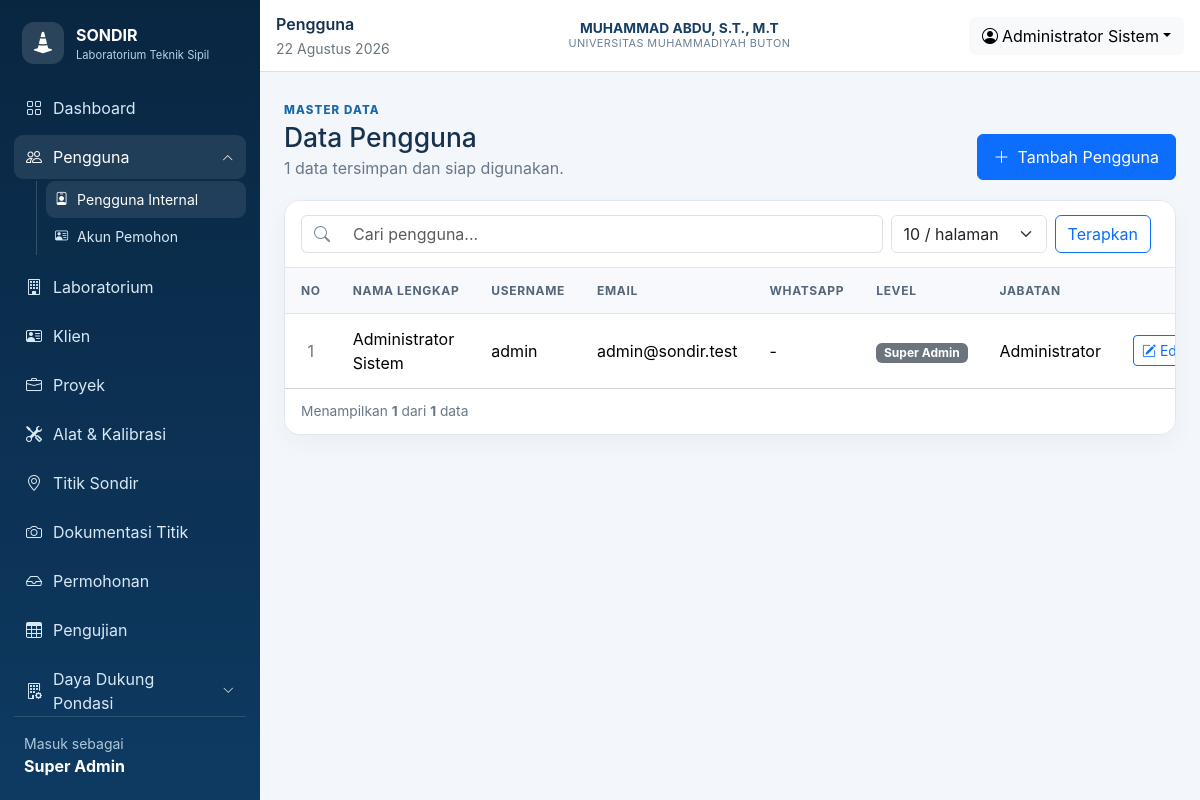
Screenshot of /users/index.php (signed in) with the database file from the repository.
### tables this page shows
CREATE TABLE users (
 id INT AUTO_INCREMENT PRIMARY KEY,nama_lengkap VARCHAR(150) NOT NULL,username VARCHAR(100) NOT NULL UNIQUE,email VARCHAR(150) UNIQUE,whatsapp VARCHAR(30),password VARCHAR(255) NOT NULL,
 level ENUM('super_admin','admin_lab','operator','pemeriksa') NOT NULL,jabatan VARCHAR(150),nomor_identitas VARCHAR(100),foto VARCHAR(255),tanda_tangan VARCHAR(255),
 status ENUM('aktif','tidak_aktif') DEFAULT 'aktif',last_login DATETIME NULL,created_at TIMESTAMP DEFAULT CURRENT_TIMESTAMP,updated_at DATETIME NULL
);

### users/index.php (called while the page is built)
<?php $entity='users'; require dirname(__DIR__).'/includes/crud.php';

### config/auth.php (called while the page is built, shortened)
<?php
function can(array|string $roles): bool { return !empty($_SESSION['user']) && in_array($_SESSION['user']['level'],(array)$roles,true); }

### includes/crud.php (the view, shortened to what this page needs)
<?php
require_once dirname(__DIR__).'/config/bootstrap.php'; require_login();
$definitions=[
'klien'=>['title'=>'Klien','table'=>'klien','roles'=>['super_admin','admin_lab'],'columns'=>['kode_klien'=>'Kode','nama_klien'=>'Nama klien','nama_perusahaan'=>'Perusahaan','nama_kontak'=>'Kontak','whatsapp'=>'WhatsApp','email'=>'Email','alamat'=>'Alamat','kabupaten'=>'Kabupaten/Kota','provinsi'=>'Provinsi','npwp'=>'NPWP','catatan'=>'Catatan'],'required'=>['nama_klien'],'code'=>['kode_klien','KL-']],
'alat'=>['title'=>'Alat Sondir','table'=>'alat_sondir','roles'=>['super_admin'],'columns'=>['kode_alat'=>'Kode alat','nama_alat'=>'Nama alat','jenis_alat'=>'Jenis alat','merek'=>'Merek','model'=>'Model','nomor_seri'=>'Nomor seri','kapasitas_maksimum'=>'Kapasitas maksimum','satuan_kapasitas'=>'Satuan kapasitas','diameter_piston'=>'Diameter piston (cm)','diameter_konus'=>'Diameter konus (cm)','diameter_selimut'=>'Diameter selimut (cm)','panjang_selimut_geser'=>'Panjang selimut geser (cm)','luas_piston'=>'Luas piston Api (cm²)','luas_konus'=>'Luas konus Ac (cm²)','luas_selimut'=>'Luas selimut As (cm²)','faktor_kalibrasi_konus'=>'Faktor kalibrasi konus','faktor_kalibrasi_total'=>'Faktor kalibrasi total','interval_standar'=>'Interval standar (m)','nomor_sertifikat'=>'Nomor sertifikat','tanggal_kalibrasi'=>'Tanggal kalibrasi','tanggal_kedaluwarsa'=>'Tanggal kedaluwarsa','lembaga_kalibrasi'=>'Lembaga kalibrasi','kondisi'=>'Kondisi alat','status'=>'Status','catatan'=>'Catatan'],'required'=>['nama_alat','diameter_piston','diameter_konus','diameter_selimut','panjang_selimut_geser','luas_piston','luas_konus','luas_selimut'],'code'=>['kode_alat','ALT-'],'select'=>['jenis_alat'=>['Konus ganda mekanis','Konus tunggal mekanis'],'satuan_kapasitas'=>['kPa/100','kPa','MPa','kg/cm²'],'status'=>['aktif','tidak_aktif','perbaikan']],'numeric'=>['kapasitas_maksimum','diameter_piston','diameter_konus','diameter_selimut','panjang_selimut_geser','luas_piston','luas_konus','luas_selimut','faktor_kalibrasi_konus','faktor_kalibrasi_total','interval_standar'],'dates'=>['tanggal_kalibrasi','tanggal_kedaluwarsa']],
'users'=>['title'=>'Pengguna','table'=>'users','roles'=>['super_admin'],'columns'=>['nama_lengkap'=>'Nama lengkap','username'=>'Username','email'=>'Email','whatsapp'=>'WhatsApp','level'=>'Level','jabatan'=>'Jabatan','nomor_identitas'=>'Nomor identitas','status'=>'Status'],'required'=>['nama_lengkap','username','level'],'select'=>['level'=>['super_admin','admin_lab','operator','pemeriksa'],'status'=>['aktif','tidak_aktif']],'password'=>true],
];
$def=$definitions[$entity]??null;if(!$def){http_response_code(404);exit('Modul tidak ditemukan');}
$canEdit=can($def['roles']); $id=(int)($_GET['id']??0);
$search=trim($_GET['q']??'');$page=max(1,(int)($_GET['page']??1));$requestedPer=(int)($_GET['per']??10);$per=in_array($requestedPer,[10,25,50,100],true)?$requestedPer:10;
$searchCols=array_slice(array_keys($def['columns']),0,4);$where='';$args=[];if($search!==''){$where=' WHERE '.implode(' OR ',array_map(fn($c)=>"$c LIKE ?",$searchCols));$args=array_fill(0,count($searchCols),"%$search%");}
$q=$pdo->prepare("SELECT COUNT(*) FROM {$def['table']}$where");$q->execute($args);$total=(int)$q->fetchColumn();$offset=($page-1)*$per;
$q=$pdo->prepare("SELECT * FROM {$def['table']}$where ORDER BY id DESC LIMIT $per OFFSET $offset");$q->execute($args);$rows=$q->fetchAll();
$pageTitle=$def['title'];require APP_ROOT.'/includes/header.php';
?>
<div class="page-heading">
  <div><span class="eyebrow">Master Data</span><h2>Data <?=e($def['title'])?></h2><p><?=$total?> data tersimpan dan siap digunakan.</p></div>
  <?php if($canEdit):?><button class="btn btn-primary btn-action" data-bs-toggle="modal" data-bs-target="#formModal"><i class="bi bi-plus-lg"></i><span>Tambah <?=e($def['title'])?></span></button><?php endif;?>
</div>
<div class="card data-card">
  <div class="toolbar">
    <form class="row g-2 align-items-center w-100">
      <div class="col"><div class="input-group"><span class="input-group-text"><i class="bi bi-search"></i></span><input class="form-control" name="q" value="<?=e($search)?>" placeholder="Cari <?=strtolower(e($def['title']))?>..."></div></div>
      <div class="col-auto"><select class="form-select" name="per" onchange="this.form.submit()" aria-label="Jumlah data per halaman"><?php foreach([10,25,50,100] as $n):?><option value="<?=$n?>" <?=$per===$n?'selected':''?>><?=$n?> / halaman</option><?php endforeach;?></select></div>
      <div class="col-auto"><button class="btn btn-outline-primary">Terapkan</button></div>
    </form>
  </div>
  <div class="table-responsive"><table class="table table-hover align-middle mb-0"><thead><tr><th class="text-center" style="width:64px">No</th><?php foreach(array_slice($def['columns'],0,6,true) as $label):?><th><?=e($label)?></th><?php endforeach;?><th class="text-end">Aksi</th></tr></thead><tbody>
  <?php foreach($rows as $i=>$r):?><tr><td class="text-center text-secondary"><?=$offset+$i+1?></td><?php foreach(array_slice($def['columns'],0,6,true) as $field=>$label):?><td><?=str_contains($field,'status')||$field==='level'?status_badge($r[$field]):e($r[$field]?:'-')?></td><?php endforeach;?><td class="text-end text-nowrap"><a class="btn btn-sm btn-outline-primary" href="?id=<?=$r['id']?>" title="Edit"><i class="bi bi-pencil-square"></i><span class="d-none d-xl-inline ms-1">Edit</span></a><?php if($canEdit):?> <?=csrf_field()?><?=$r['id']?><?php endif;?></td></tr><?php endforeach;?></tbody></table></div>
  <div class="card-footer list-footer"><span>Menampilkan <strong><?=count($rows)?></strong> dari <strong><?=$total?></strong> data</span><?=paginate($total,$page,$per)?></div>
</div>
<?php require APP_ROOT.'/includes/footer.php';

### includes/header.php (shortened to what this page needs)
<?php $pageTitle=$pageTitle??APP_NAME; ?>
<!doctype html><html lang="id"><head>
<link href="https://cdn.jsdelivr.net/npm/bootstrap@5.3.3/dist/css/bootstrap.min.css" rel="stylesheet">
<link href="https://cdn.jsdelivr.net/npm/bootstrap-icons@1.11.3/font/bootstrap-icons.min.css" rel="stylesheet">
<link href="<?=url('assets/css/style.css')?>?v=<?=filemtime(APP_ROOT.'/assets/css/style.css')?>" rel="stylesheet">
<link href="<?=url('assets/css/owner.css')?>?v=<?=filemtime(APP_ROOT.'/assets/css/owner.css')?>" rel="stylesheet">
</head><body>
<?php if(!empty($_SESSION['user'])): ?>
<?php require APP_ROOT.'/includes/sidebar.php'; ?>
<main class="app-main"><nav class="navbar bg-white border-bottom sticky-top px-3">
<div><div class="fw-semibold"><?=e($pageTitle)?></div><small class="text-secondary"><?=tanggal_id(date('Y-m-d'))?></small></div>
<div class="page-owner-identity"><strong><?=e(APP_OWNER_NAME)?></strong><small><?=e(APP_OWNER_UNIVERSITY)?></small></div>
<div class="dropdown"><button class="btn btn-light dropdown-toggle" data-bs-toggle="dropdown"><i class="bi bi-person-circle me-1"></i><?=e($_SESSION['user']['nama_lengkap'])?></button>
</div>
</nav><div class="container-fluid p-3 p-lg-4">
<?php else: ?><main><?php endif; ?>

### includes/sidebar.php (shortened to what this page needs)
<aside class="sidebar" id="sidebar">
<div class="brand"><span class="brand-mark"><i class="bi bi-cone-striped"></i></span><span><strong>SONDIR</strong><small>Laboratorium Teknik Sipil</small></span></div>
<nav class="nav flex-column">
<a href="<?=url('dashboard.php')?>"><i class="bi bi-grid"></i>Dashboard</a>
<?php $userScript=$_SERVER['SCRIPT_NAME']??'';$userMenuOpen=str_contains($userScript,'/users/'); ?>
<?php if(can(['super_admin','admin_lab'])):?><details class="sidebar-menu-group" <?=$userMenuOpen?'open':''?>>
<summary><i class="bi bi-people"></i><span>Pengguna</span><i class="bi bi-chevron-down sidebar-menu-chevron"></i></summary>
<div class="sidebar-submenu">
<?php if(can('super_admin')):?><a class="<?=str_ends_with($userScript,'/users/index.php')?'active':''?>" href="<?=url('users/index.php')?>"><i class="bi bi-person-badge"></i>Pengguna Internal</a><?php endif;?>
<a class="<?=str_ends_with($userScript,'/users/pemohon.php')?'active':''?>" href="<?=url('users/pemohon.php')?>"><i class="bi bi-person-vcard"></i>Akun Pemohon</a>
</div></details><?php endif;?>
<?php if(can('super_admin')):?><a href="<?=url('laboratorium/index.php')?>"><i class="bi bi-building"></i>Laboratorium</a><?php endif;?>
<a href="<?=url('klien/index.php')?>"><i class="bi bi-person-vcard"></i>Klien</a>
<a href="<?=url('proyek/index.php')?>"><i class="bi bi-briefcase"></i>Proyek</a>
<a href="<?=url('alat/index.php')?>"><i class="bi bi-tools"></i>Alat & Kalibrasi</a>
<a href="<?=url('titik-sondir/index.php')?>"><i class="bi bi-geo-alt"></i>Titik Sondir</a>
<a href="<?=url('dokumentasi/index.php')?>"><i class="bi bi-camera"></i>Dokumentasi Titik</a>
<?php if(can(['super_admin','admin_lab'])):?><a href="<?=url('permohonan/admin.php')?>"><i class="bi bi-inbox"></i>Permohonan</a><?php endif;?>
<a href="<?=url('pengujian/index.php')?>"><i class="bi bi-table"></i>Pengujian</a>
<?php $foundationScript=$_SERVER['SCRIPT_NAME']??'';$foundationMenuOpen=str_contains($foundationScript,'/daya-dukung/'); ?>
<details class="sidebar-menu-group" <?=$foundationMenuOpen?'open':''?>>
<summary><i class="bi bi-building-gear"></i><span>Daya Dukung Pondasi</span><i class="bi bi-chevron-down sidebar-menu-chevron"></i></summary>
</details>
</nav><div class="sidebar-user"><small>Masuk sebagai</small><strong><?=e(ucwords(str_replace('_',' ',$_SESSION['user']['level'])))?></strong></div>
</aside>

### includes/functions.php (shortened to what this page needs)
<?php
function e(mixed $value): string { return htmlspecialchars((string) $value, ENT_QUOTES, 'UTF-8'); }
function url(string $path = ''): string { return BASE_URL . '/' . ltrim($path, '/'); }
function tanggal_id(?string $date, bool $withTime = false): string {
    $bulan = [1=>'Januari','Februari','Maret','April','Mei','Juni','Juli','Agustus','September','Oktober','November','Desember'];
    $d = new DateTime($date);
    return $d->format('d') . ' ' . $bulan[(int)$d->format('n')] . ' ' . $d->format('Y') . ($withTime ? ' ' . $d->format('H:i') : '');
}
function status_badge(string $status): string {
    $map = ['draft'=>'secondary','sedang_diuji'=>'primary','menunggu_pemeriksaan'=>'warning','perlu_revisi'=>'danger','disetujui'=>'success','diterbitkan'=>'info','dibatalkan'=>'dark','aktif'=>'success','tidak_aktif'=>'secondary'];
    return '<span class="badge text-bg-' . ($map[$status] ?? 'secondary') . '">' . e(ucwords(str_replace('_',' ',$status))) . '</span>';
}

### includes/footer.php (shortened to what this page needs)
</div></main>
</body></html>

### assets/css/style.css (style rules this page uses)
:root { --navy:#0b2948;--blue:#1769aa;--sky:#e9f4ff;--line:#dfe7ef;--muted:#68788a }
* { box-sizing:border-box }
body { background:#f3f6fa;color:#16324f;font-family:Inter,system-ui,-apple-system,"Segoe UI",sans-serif }
.sidebar { position:fixed;inset:0 auto 0 0;width:260px;background:linear-gradient(180deg,#092641,#0e3a62);color:#fff;padding:22px 14px;z-index:1040;display:flex;flex-direction:column }
.brand { display:flex;align-items:center;gap:12px;padding:0 8px 22px }
.brand-mark { width:42px;height:42px;border-radius:12px;background:#fff2;display:grid;place-items:center;font-size:1.4rem }
.brand small { display:block;color:#b9d1e5;font-size:.7rem }
.sidebar nav { gap:5px }
.sidebar nav a { color:#d9e8f5;text-decoration:none;padding:10px 12px;border-radius:9px;display:flex;align-items:center;gap:11px }
.sidebar nav a:hover,.sidebar nav a.active { background:#ffffff18;color:white }
.sidebar-user { margin-top:auto;border-top:1px solid #ffffff20;padding:16px 10px 0;display:flex;flex-direction:column }
.sidebar-user small { color:#adc7da }
.app-main { margin-left:260px;min-height:100vh }
.app-main>.navbar { min-height:72px }
.page-owner-identity { margin:auto;text-align:center;line-height:1.15;padding:0 12px }
.page-owner-identity strong,.page-owner-identity small { display:block }
.page-owner-identity strong { font-size:.86rem;color:#163f65 }
.page-owner-identity small { font-size:.68rem;color:#6b7f92;letter-spacing:.04em }
.card { border:1px solid var(--line);border-radius:16px;box-shadow:0 8px 24px rgba(15,41,68,.04) }
.page-heading { display:flex;justify-content:space-between;align-items:flex-end;gap:16px;margin-bottom:20px }
.page-heading h2 { font-size:1.65rem;margin:.15rem 0 }
.page-heading p { margin:0;color:var(--muted) }
.eyebrow { color:var(--blue);font-size:.72rem;font-weight:800;text-transform:uppercase;letter-spacing:.1em }
.btn-action { display:flex;align-items:center;gap:8px;padding:.65rem 1rem }
.data-card { overflow:hidden }
.toolbar { padding:14px 16px;border-bottom:1px solid var(--line);background:#fff }
.toolbar .input-group-text { background:white;border-right:0;color:#789 }
.toolbar .input-group .form-control { border-left:0 }
.table>:not(caption)>*>* { padding:.82rem 1rem;vertical-align:middle }
.table thead th { background:#f7f9fc;color:#53667a;font-size:.75rem;text-transform:uppercase;letter-spacing:.055em;white-space:nowrap;border-bottom-color:var(--line) }
.table tbody tr:last-child td { border-bottom:0 }
.list-footer { display:flex;align-items:center;justify-content:space-between;gap:12px;background:white;color:var(--muted);font-size:.86rem;padding:12px 16px }
.sidebar nav { min-height:0;overflow-y:auto;overflow-x:hidden;flex-wrap:nowrap;scrollbar-width:thin }
.sidebar-user { flex-shrink:0 }
.sidebar-menu-group { margin:0;border:0 }
.sidebar-menu-group summary { list-style:none;color:#d9e8f5;padding:10px 12px;border-radius:9px;display:flex;align-items:center;gap:11px;cursor:pointer;user-select:none }
.sidebar-menu-group summary:hover,.sidebar-menu-group[open] summary { background:#ffffff18;color:#fff }
.sidebar-menu-group summary>i:first-child { width:16px }
.sidebar-menu-chevron { margin-left:auto;font-size:.72rem;transition:transform .18s }
.sidebar-menu-group[open] .sidebar-menu-chevron { transform:rotate(180deg) }
.sidebar-submenu { margin:2px 0 5px 22px;padding-left:9px;border-left:1px solid #ffffff2b }
.sidebar .sidebar-submenu a { padding:8px 9px;font-size:.88rem;gap:9px }
.sidebar .sidebar-submenu a i { font-size:.82rem }

### assets/css/owner.css (style rules this page uses)
.page-owner-identity { flex: 0 1 390px; }

### rows the page displays
users: i "1", nama_lengkap "Administrator Sistem", username "admin", email "admin@sondir.test", whatsapp "-", level "Super Admin", jabatan "Administrator"

### other values shown
str_replace('_',' ',$_SESSION['user']['level']) "Super Admin"
$pageTitle "Pengguna"
APP_OWNER_NAME "MUHAMMAD ABDU, S.T., M.T"
APP_OWNER_UNIVERSITY "UNIVERSITAS MUHAMMADIYAH BUTON"
$_SESSION['user']['nama_lengkap'] "Administrator Sistem"
$def['title'] "Pengguna"
$total "1"
$label "NAMA LENGKAP"
$label "USERNAME"
$label "EMAIL"
$label "WHATSAPP"
$label "LEVEL"
$label "JABATAN"
count($rows) "1"
form field per "10 / halaman"
